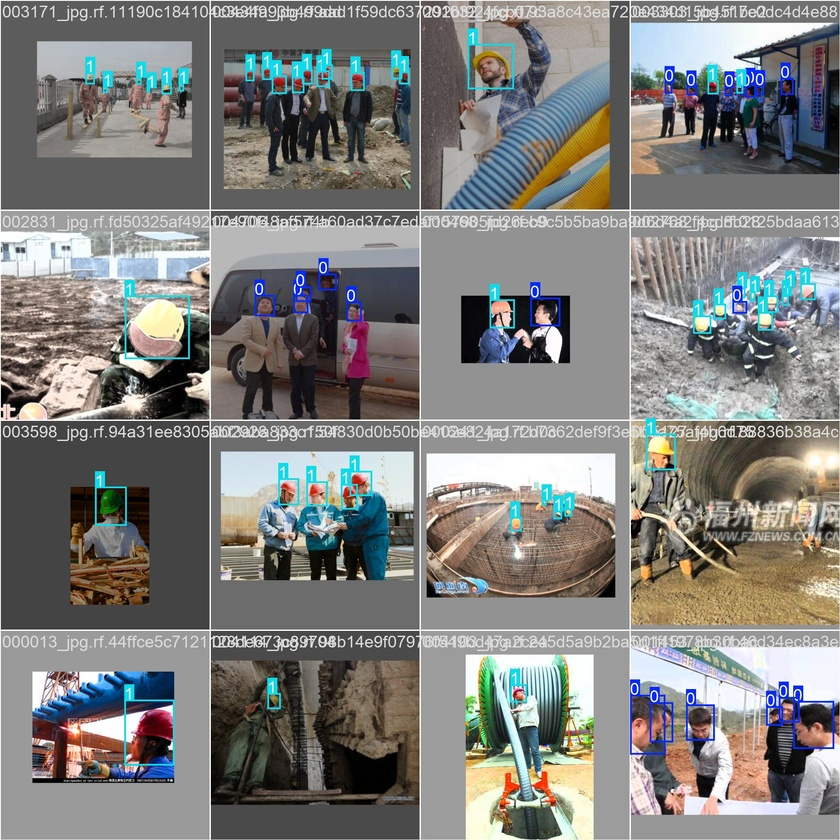
#> input picture runs/detect/train/train_batch0.jpg, 840 x 840 px, shrunk from 1920 x 1920 before the run; its folder holds only this picture in this run
$ python -i image_augmentation.py   (imports and definitions only)
#> lines starting #> are read from the running program, lines starting #| are printed output that depends on the picture
import cv2
import random
import os
from PIL import Image, ImageEnhance
import numpy as np  # Make sure numpy is imported


# Function to apply random rotation to the image
def random_rotation(image):
    angle = random.randint(-15, 15)  # Rotate image by a random angle between -15 and 15 degrees
    (h, w) = image.shape[:2]
    center = (w // 2, h // 2)
    M = cv2.getRotationMatrix2D(center, angle, 1.0)
    rotated = cv2.warpAffine(image, M, (w, h))
    return rotated


# Function to apply random brightness changes
def random_brightness(image):
    pil_img = Image.fromarray(cv2.cvtColor(image, cv2.COLOR_BGR2RGB))  # Convert from OpenCV to PIL format
    enhancer = ImageEnhance.Brightness(pil_img)  # Enhance brightness
    factor = random.uniform(0.7, 1.3)  # Random brightness factor between 0.7 (darker) and 1.3 (brighter)
    brightened = enhancer.enhance(factor)  # Apply the brightness factor
    return cv2.cvtColor(np.array(brightened), cv2.COLOR_RGB2BGR)  # Convert back to OpenCV format


# Function to apply random horizontal flip
def random_flip(image):
    if random.random() > 0.5:
        return cv2.flip(image, 1)  # Flip the image horizontally
    return image


# Function to apply a series of augmentations
def augment_image(image):
    image = random_flip(image)  # Apply random flip
    image = random_rotation(image)  # Apply random rotation
    image = random_brightness(image)  # Apply random brightness change
    return image


# Main function to augment images
# [21 lines left out: function main, not called in this run]


# Run the main function if this script is executed directly
# [2 lines not run here, left out]

>>> import cv2
>>> picture = cv2.imread('../runs/detect/train/train_batch0.jpg')
#> picture is the input picture: shape (840, 840, 3); mean B, G, R 125.3, 127.4, 127.5
>>> result = augment_image(picture)
#> in random_flip, `return cv2.flip(image, 1)`:
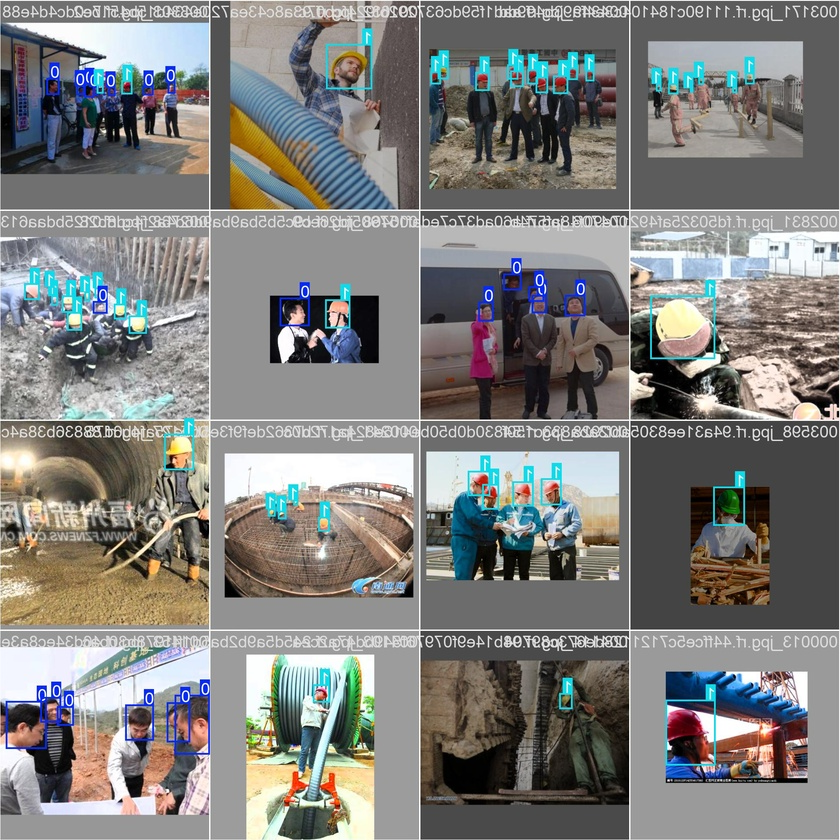
#> returned value: shape (840, 840, 3); mean of channels 0, 1, 2 125.3, 127.4, 127.5; drawn as B, G, R
#> in random_rotation, `rotated = cv2.warpAffine(image, M, (w, h))`:
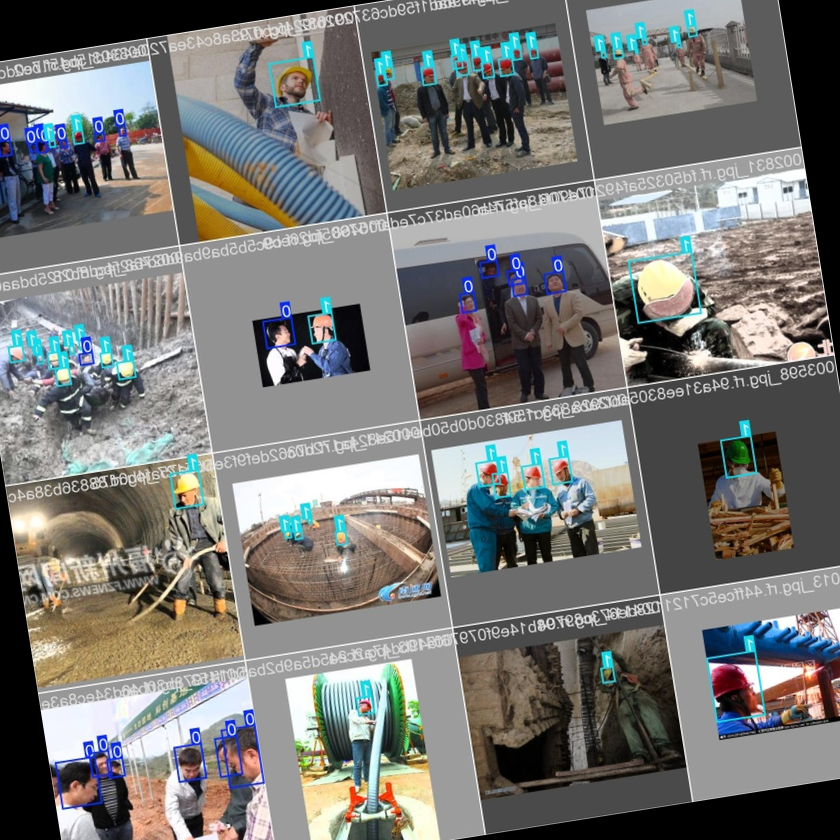
#> rotated: shape (840, 840, 3); mean of channels 0, 1, 2 116.4, 118.7, 118.8; drawn as B, G, R
#> in random_brightness, `brightened = enhancer.enhance(factor)`:
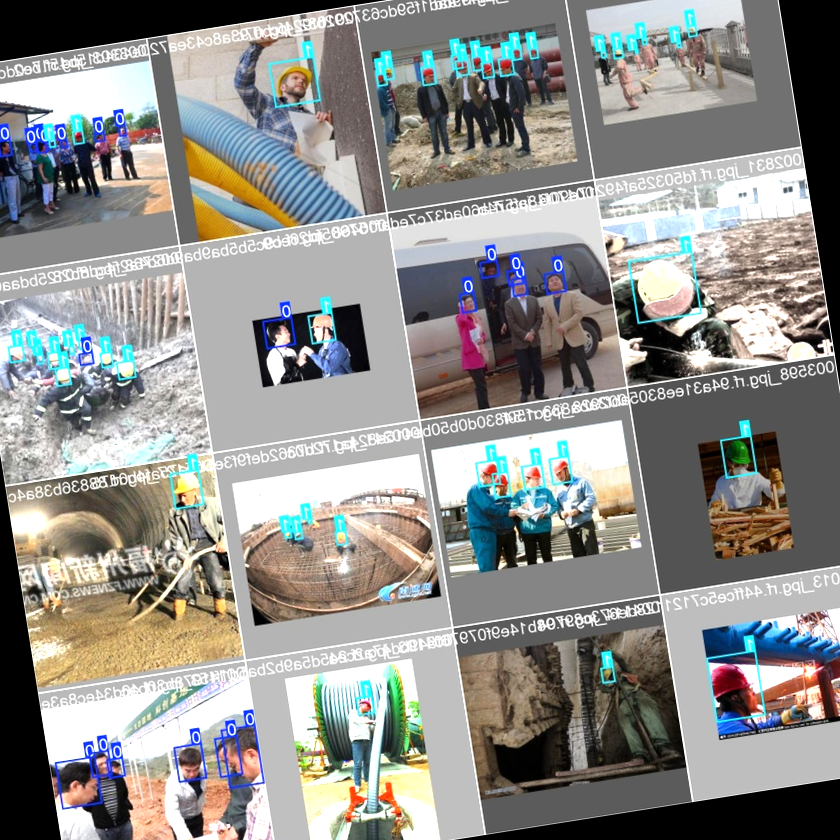
#> brightened: PIL image 840x840 RGB; mean R, G, B 142.7, 142.3, 139.3
#> in random_brightness, `return cv2.cvtColor(np.array(brightened), cv2.COLOR_RGB2BGR)`:
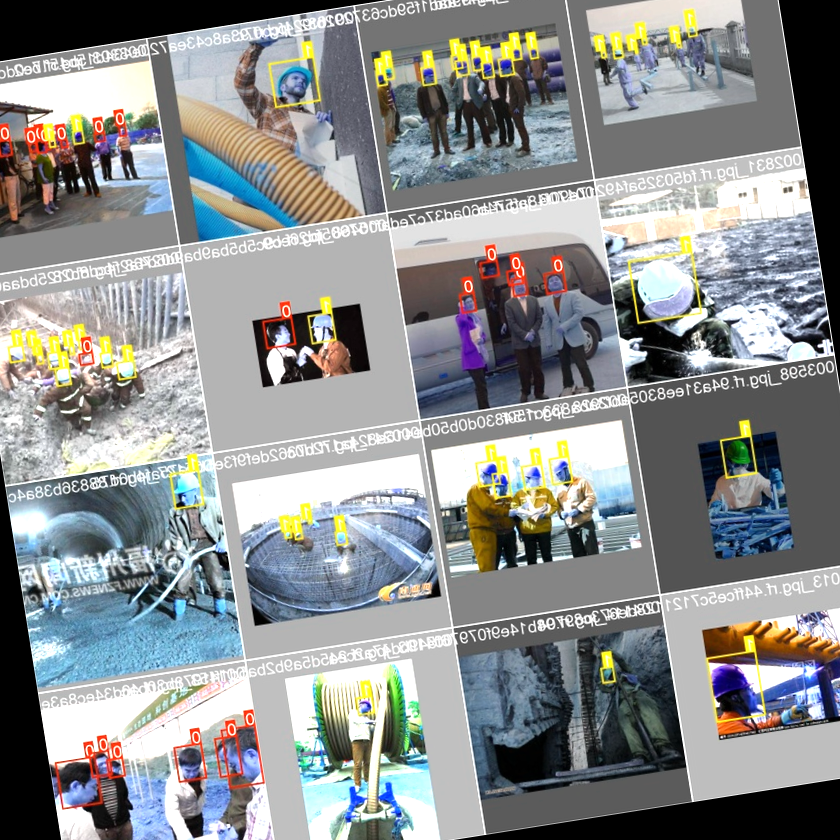
#> returned value: shape (840, 840, 3); mean R, G, B 139.3, 142.3, 142.7

$ run again, on runs/detect/train/train_batch1.jpg
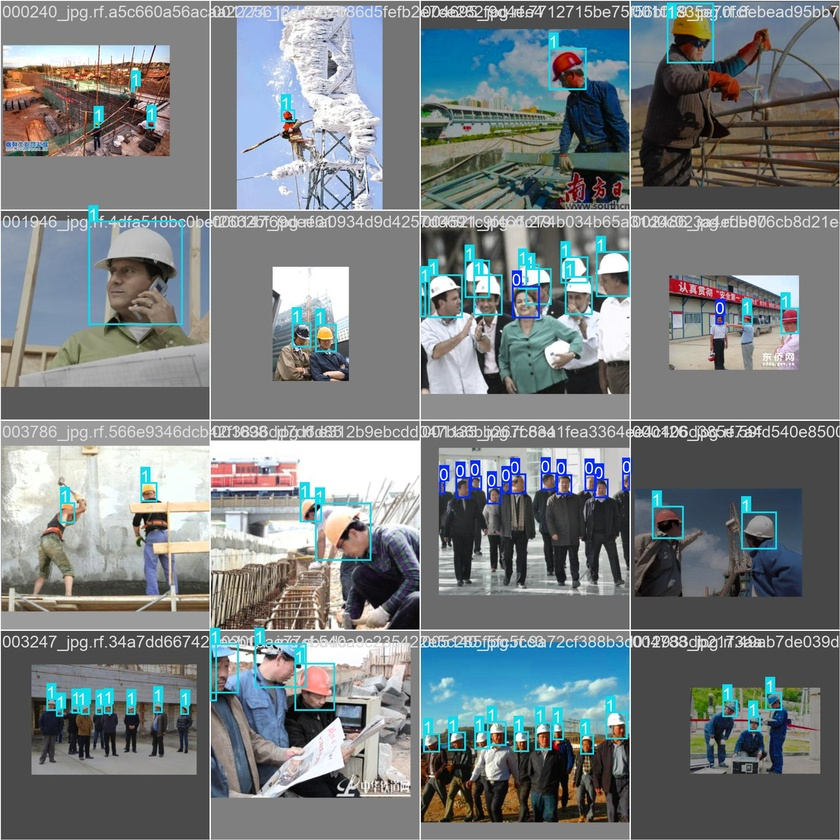
#> input picture runs/detect/train/train_batch1.jpg, 840 x 840 px, shrunk from 1920 x 1920 before the run
#> picture is the input picture: shape (840, 840, 3); mean B, G, R 129.3, 127, 120.2
#> in random_rotation, `rotated = cv2.warpAffine(image, M, (w, h))`:
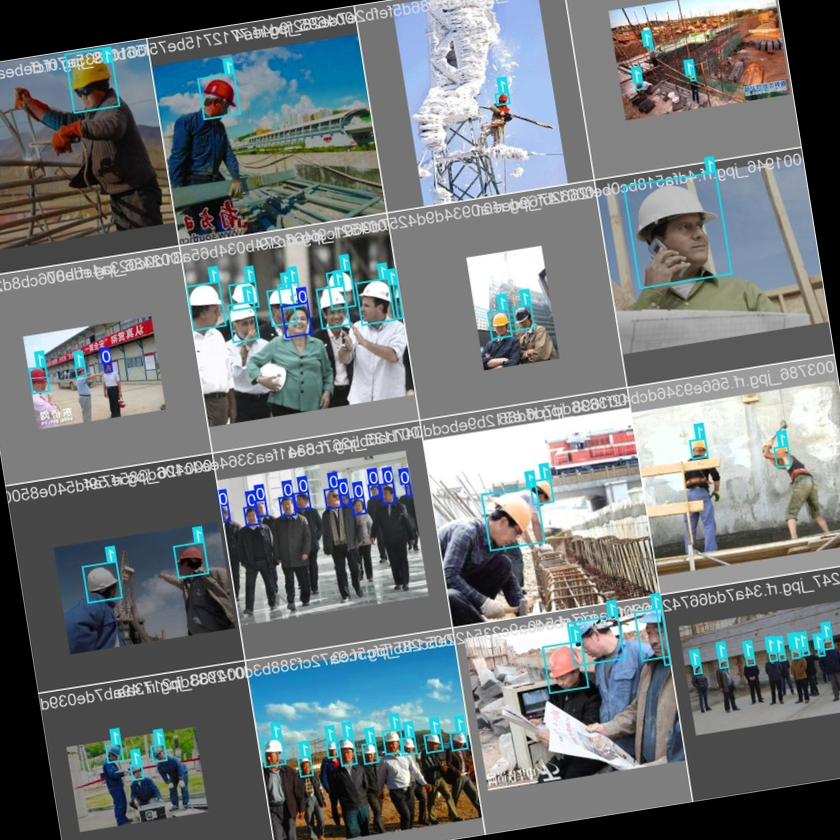
#> rotated: shape (840, 840, 3); mean of channels 0, 1, 2 121.8, 119.6, 112.8; drawn as B, G, R
#> in random_brightness, `return cv2.cvtColor(np.array(brightened), cv2.COLOR_RGB2BGR)`:
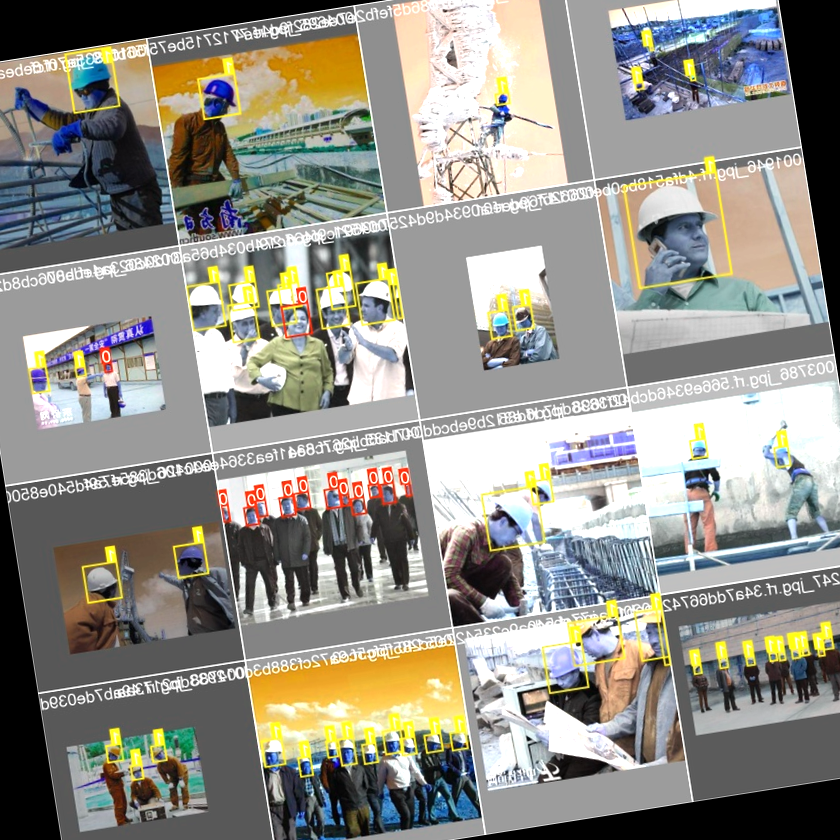
#> returned value: shape (840, 840, 3); mean R, G, B 145.1, 143.4, 135.3

$ run again, on runs/detect/train/train_batch2.jpg
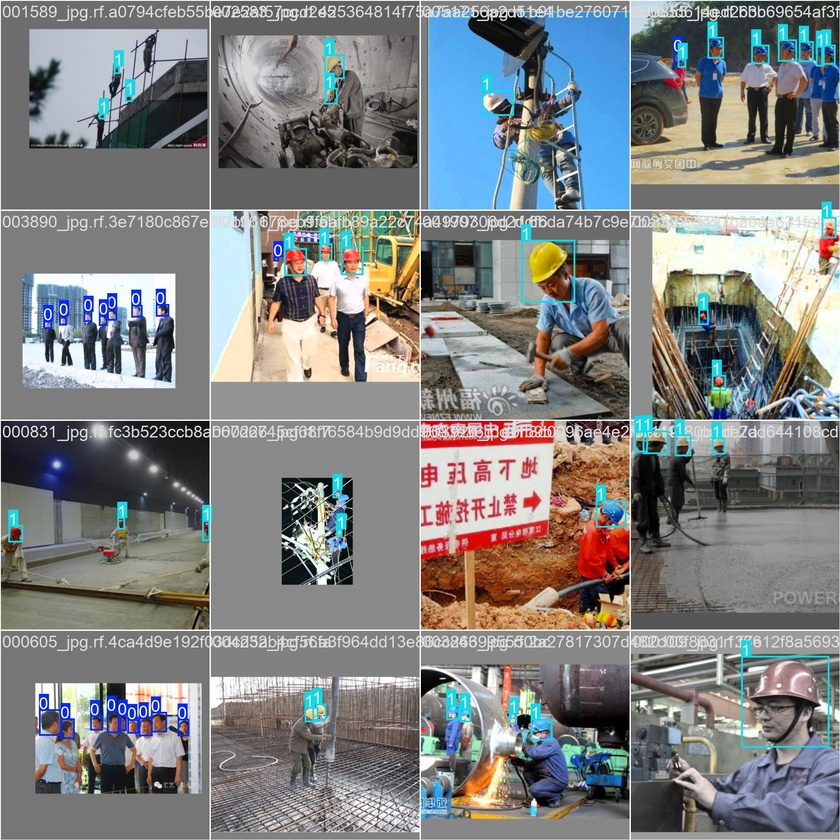
#> input picture runs/detect/train/train_batch2.jpg, 840 x 840 px, shrunk from 1920 x 1920 before the run
#> picture is the input picture: shape (840, 840, 3); mean B, G, R 130.2, 129.6, 127.7
#> in random_rotation, `rotated = cv2.warpAffine(image, M, (w, h))`:
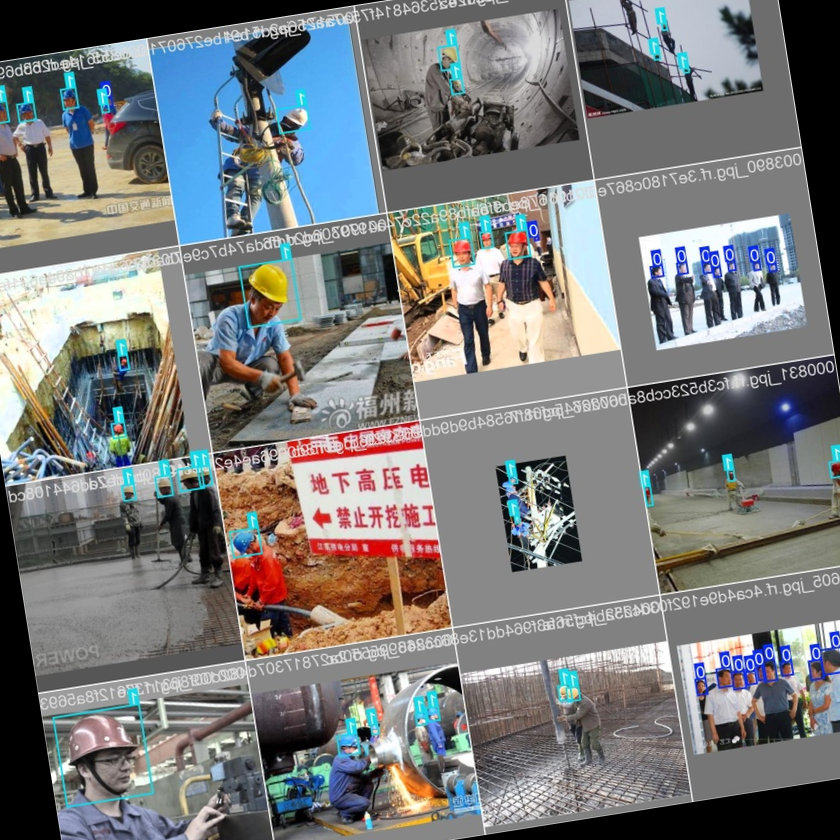
#> rotated: shape (840, 840, 3); mean of channels 0, 1, 2 121.5, 121.1, 119.5; drawn as B, G, R
#> in random_brightness, `return cv2.cvtColor(np.array(brightened), cv2.COLOR_RGB2BGR)`:
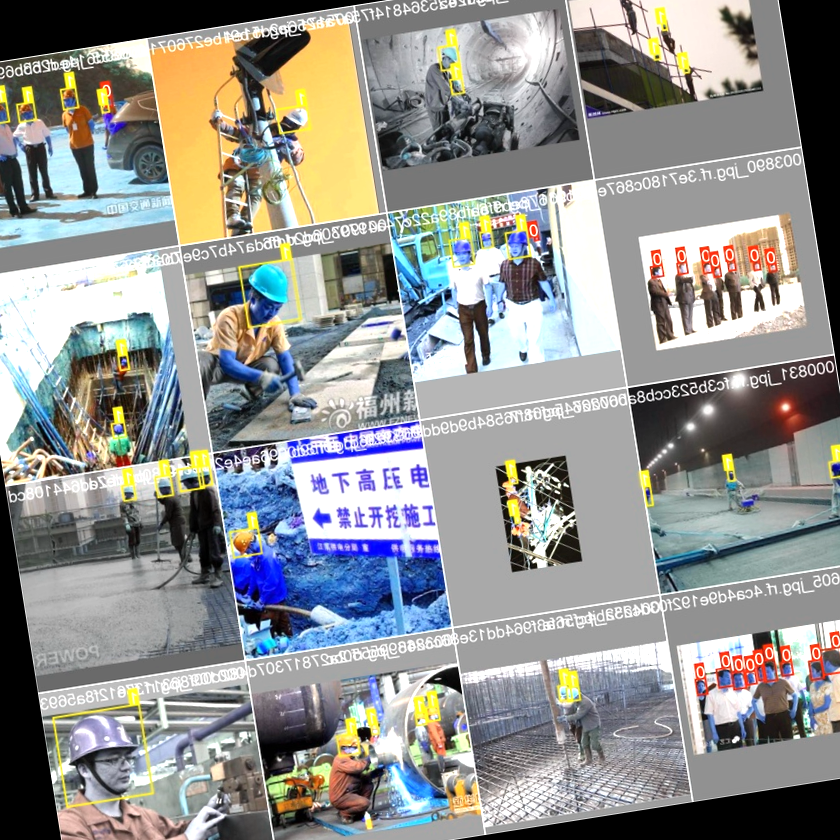
#> returned value: shape (840, 840, 3); mean R, G, B 144.9, 145.8, 143.6

$ run again, on runs/detect/train/val_batch0_pred.jpg
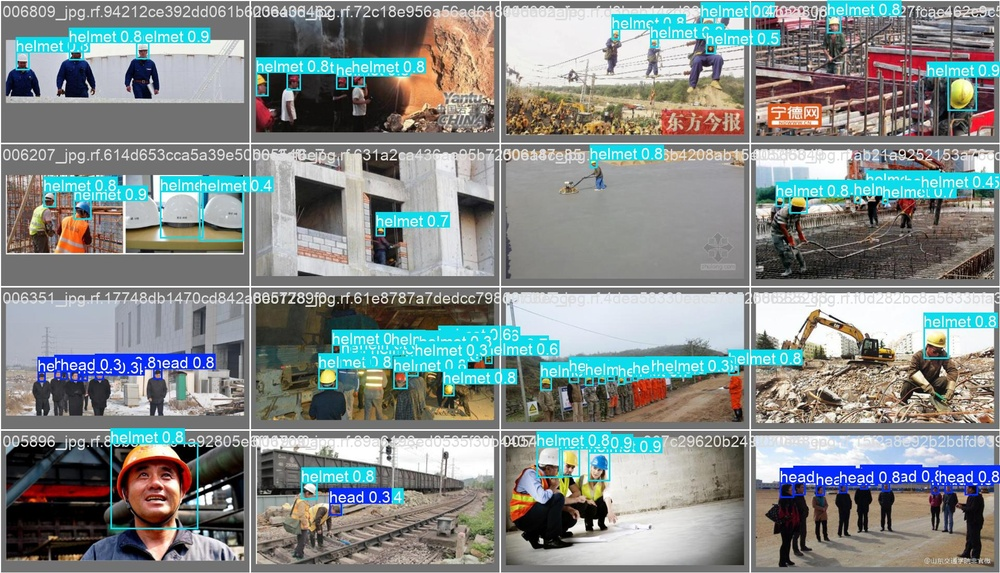
#> input picture runs/detect/train/val_batch0_pred.jpg, 1000 x 573 px, shrunk from 1920 x 1100 before the run
#> picture is the input picture: shape (573, 1000, 3); mean B, G, R 138.1, 139.1, 131.9
#> in random_rotation, `rotated = cv2.warpAffine(image, M, (w, h))`:
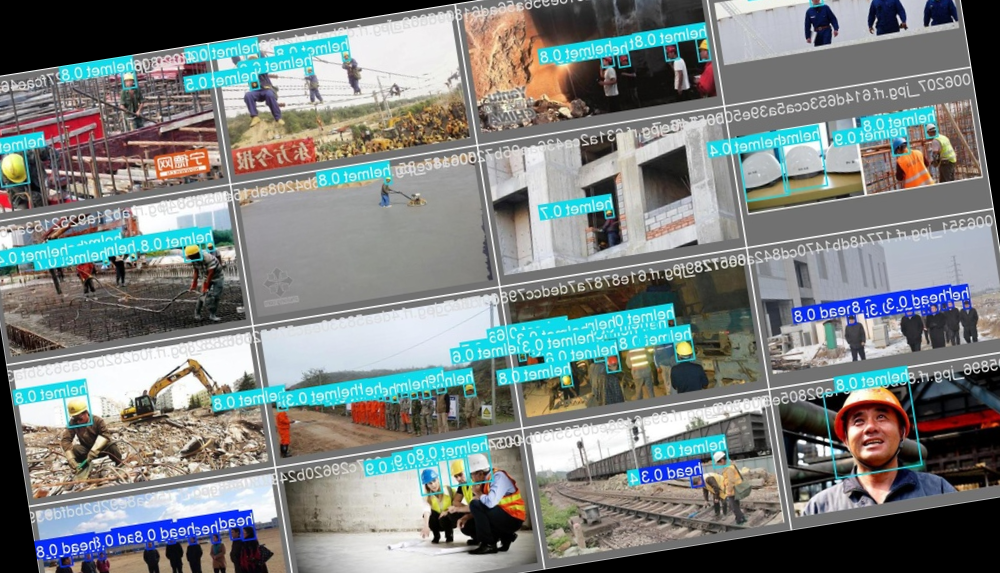
#> rotated: shape (573, 1000, 3); mean of channels 0, 1, 2 127.8, 128.7, 122.1; drawn as B, G, R
#> in random_brightness, `return cv2.cvtColor(np.array(brightened), cv2.COLOR_RGB2BGR)`:
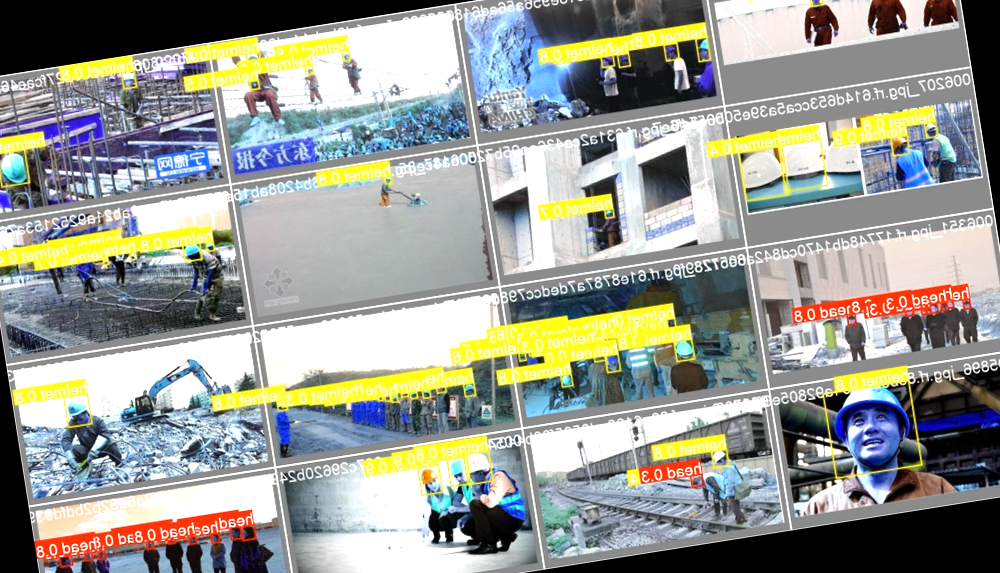
#> returned value: shape (573, 1000, 3); mean R, G, B 150.6, 153, 146
